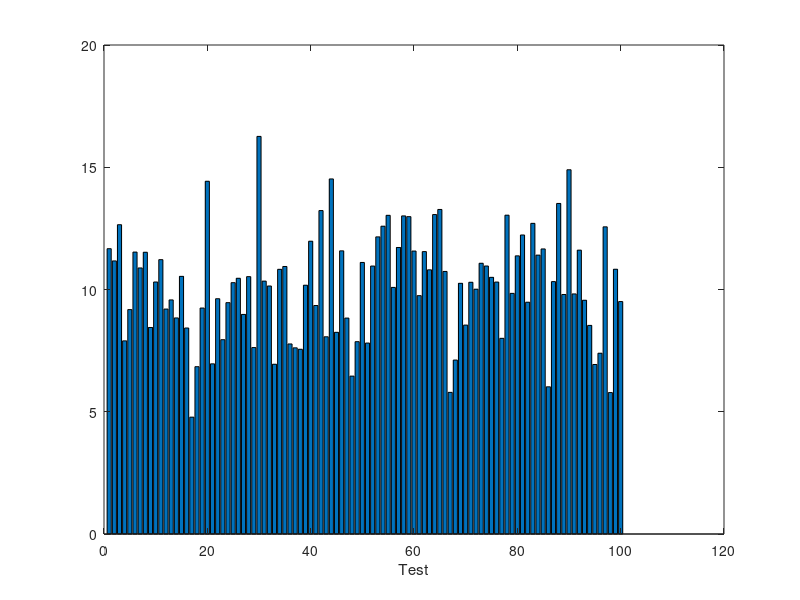

The MATLAB script that drew this image:
clear all
% media u  MU
% stabndard deviation o sigma 
% n = 200
media = 1.67
%????
varmean=  1.65
sd= .15
n=20

%Arra1 = randn([n])

%x=grades(:,1) 
z= varmean - (varmean - media / sqrt(n))

%% Comienza el ejercicio

%Example 1: Generate values from a normal distribution with mean 10 mu
%        and standard deviation 2 sigma.

n= 100;
r = 10 + 2.*randn(n,1);
rmean = mean(r);
rsd = std(r);

%Arra1 = randn(n)
%suma=sum(Arra1)
suma=sum(r)
%distrmuestral = sum(Arra1) / n
distrmuestral = sum(r) /10
pd = fitdist (r,'Normal')
%intervalo de confianza
ci = paramci(pd, 'Alpha', .05)
%bar(1:20,distribucionmuestral);xlabel('Test')
%bar(1:n,suma);xlabel('Test')
bar(1:n,r);xlabel('Test')
promedio = mean(distrmuestral)

z2= promedio - (promedio - pd(1).mu / sqrt(n))

%ci2_low = distrmuestral - 
%ci2_high =